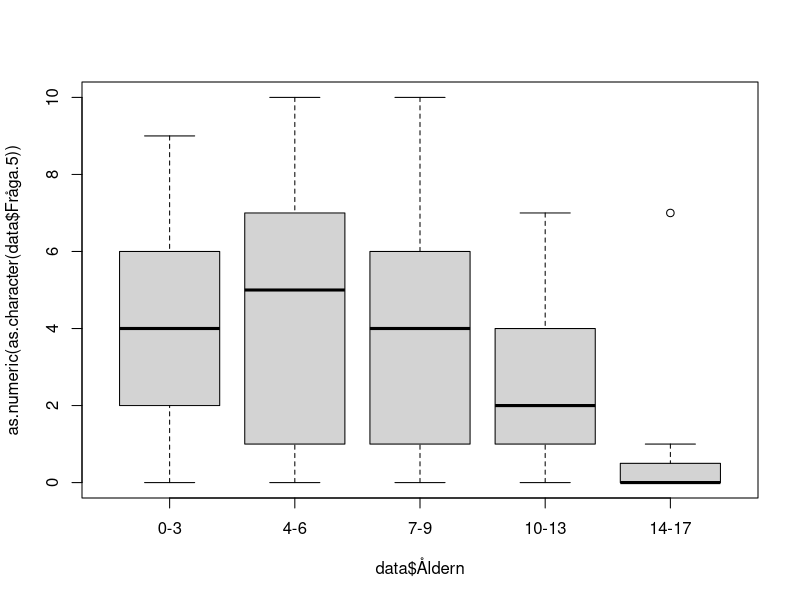
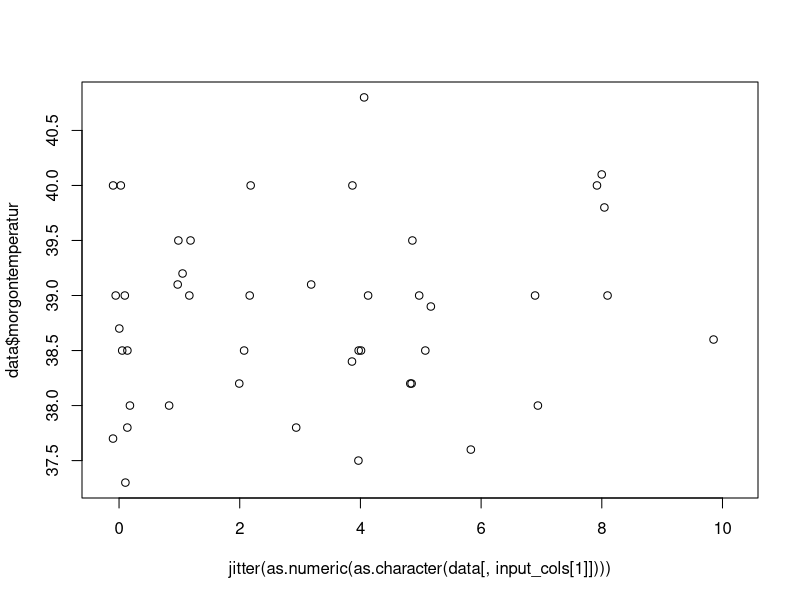

Recreate these plots in R, in order. (Note: this script raises an error after producing the figures.)
library(stringr)
data <- read.delim('Forschungsarbeit Auswehrtungstabelle 1.csv')
data$Förkylning <- factor(data$Förkylning)
data$Halsont <- factor(data$Halsont)
data$Feber <- factor(data$Feber)
data$Ont.i.öron <- factor(data$Ont.i.öron)
data$UVI <- factor(data$UVI)
data$Hosta <- factor(data$Hosta)
data$Kräkningar <- factor(data$Kräkningar)
data$Diarre <- factor(data$Diarre)
data$Magont <- factor(data$Magont)

data$morgontemperatur <-  as.numeric(str_replace( as.character( data$morgontemperatur), ',','.'))

data$Åldern <- factor( as.character(data$Åldern), levels=c('0-3','4-6','7-9','10-13','14-17' ))

save(data,file="data.RData")

plot( as.numeric(as.character(data$Fråga.5)) ~ data$Åldern)
anova(lm( as.numeric(data$Fråga.5) ~ data$Åldern))$"Pr(>F)"[1]
#[1] 1.06104e-05

input_cols <- c('Fråga.5','Fråga.6','Fråga.7','Fråga..8','Fråga..9','Fråga..10.VAS.CRP','Fråga..10.VAS.strep' )

run_annova <- function( colname ) {

	p.vals1 <- unlist(lapply( input_cols , function(cname) {
		anova(lm( as.numeric(as.character(data[,cname])) ~ data[,colname]))$"Pr(>F)"[1]
	} ))
	
	names(p.vals1) <- input_cols
	p.vals1

}

(p.vals1 <- run_annova('Åldern'))

#            Fråga.5             Fråga.6             Fråga.7            Fråga..8 
#       1.061040e-05        1.089857e-08        2.451278e-01        3.397947e-03 
#           Fråga..9   Fråga..10.VAS.CRP Fråga..10.VAS.strep 
#       1.092852e-07        5.611234e-22        3.930611e-07 

# surprisingly good p values here!

## and the extremely goof p values were an error...

# with the corrected script the p values look more reliable:
# the answe to the question: Does the age of the kids affect the answer to the questions:

#            Fråga.5             Fråga.6             Fråga.7            Fråga..8 
#       1.550308e-04        1.022504e-07        2.451278e-01        3.397947e-03 
#           Fråga..9   Fråga..10.VAS.CRP Fråga..10.VAS.strep 
#       1.092852e-07        8.848871e-05        7.102369e-01


#next what would I like to see?

#visual inspection of the plots like
plot( jitter(as.numeric(as.character(data[,input_cols[1]]))) , data$morgontemperatur)
# did show no effect of the temperature on the questions outcome.

temperature_corr <- NULL
for ( i in 1:length(input_cols)){
	t <- cor.test(as.numeric(as.character(data[,input_cols[i]])) , data$morgontemperatur)
	temperature_corr <- rbind(temperature_corr, c(t$estimate, t$p.value))
}
rownames(temperature_corr) <- input_cols 
colnames(temperature_corr) <- c('pearson rho','p value')

temperature_corr
#                      pearson rho   p value
#Fråga.5              0.1449602126 0.3478091
#Fråga.6              0.0471049719 0.7401870
#Fråga.7              0.0616241503 0.6611327
#Fråga..8             0.0313697722 0.8235475
#Fråga..9             0.0494208433 0.7252697
#Fråga..10.VAS.CRP   -0.0001261715 0.9995441
#Fråga..10.VAS.strep -0.0352295203 0.9283052

(p.vals.kön <- run_annova('kön'))
#            Fråga.5             Fråga.6             Fråga.7            Fråga..8 
#          0.9018953           0.9893636           0.3102917           0.4723559 
#           Fråga..9   Fråga..10.VAS.CRP Fråga..10.VAS.strep 
#          0.8700623           0.4540279           0.7181212

(p.vals.Förkylning <- run_annova('Förkylning'))
#            Fråga.5             Fråga.6             Fråga.7            Fråga..8 
#          0.6633117           0.8820971           0.1282242           0.4538891 
#           Fråga..9   Fråga..10.VAS.CRP Fråga..10.VAS.strep 
#          0.7845322           0.4689488           0.9719658 
(p.vals.Ont.i.öron <- run_annova('Ont.i.öron'))
#            Fråga.5             Fråga.6             Fråga.7            Fråga..8 
#         0.65299100          0.27232017          0.32673439          0.09375773 
#           Fråga..9   Fråga..10.VAS.CRP Fråga..10.VAS.strep 
#         0.90514744          0.12489450          0.46642420 
(p.vals.Hosta <- run_annova('Hosta'))
#            Fråga.5             Fråga.6             Fråga.7            Fråga..8 
#         0.32388528          0.34294922          0.43979613          0.03278197 
#           Fråga..9   Fråga..10.VAS.CRP Fråga..10.VAS.strep 
#         0.55829322          0.42841204          0.97432771 

## In other words - only the age of the child affects the pain results

## for all other questions I need more input.


## Now a pie chart for the 'BesöksUrsak'
data$BesöksUrsak <-  rep( '', nrow(data) )
for ( n in c( 6,7,8,10,11,12,13,14) ) {
	data$BesöksUrsak[which(data[,n] == 1)] <- paste( data$BesöksUrsak[which(data[,n] == 1)], colnames(data)[n])
}


## group that to more useful groups:
data$ManCause <- rep( '', nrow(data) )
oli <- NULL
oli <- c( oli , grep ( 'Hosta', data$BesöksUrsak ) )
oli <- c( oli , grep ( 'Halsont', data$BesöksUrsak ) )
oli <- c( oli , grep ( 'Ont.i.öron', data$BesöksUrsak ) )
oli <- c( oli , grep ( 'Förkylning', data$BesöksUrsak ) )
data$ManCause[unique(oli)] <- 'ÖLI'

data$ManCause[match(' Feber Diarre',data$BesöksUrsak)] <- 'GI'
data$ManCause[match(' Kräkningar Diarre',data$BesöksUrsak)] <- 'GI'
data$ManCause[which(is.na(match(data$BesöksUrsak," Diarre"))==F)] <- 'GI'

table( paste ( data$ManCause, data$BesöksUrsak ) )

data$ManCause[grep('UVI', data$BesöksUrsak )] <- 'UVI'

data$ManCause[which(is.na(match(data$BesöksUrsak," Feber"))==F)] <- 'oklart Feber'

data$ManCause[which(is.na(match(data$BesöksUrsak,"" ))==F)] <- 'ej angivna'

data$ManCause[which(is.na(match(data$ManCause,,"" ))==F)] <-  'ej angivna'


## oh great - the parents know how the kids react.
cor.test( as.numeric(as.character(data$Fråga..9)),  as.numeric(as.character(data$Fråga..10.VAS.CRP)) )

#	Pearson's product-moment correlation

#data:  as.numeric(as.character(data$Fråga..9)) and as.numeric(as.character(data$Fråga..10.VAS.CRP))
#t = 11.417, df = 65, p-value < 2.2e-16
#alternative hypothesis: true correlation is not equal to 0
#95 percent confidence interval:
# 0.7174187 0.8836752
#sample estimates:
#      cor 
#0.8168581 


#partent expect and kids feel the pain
cor.test( as.numeric(as.character(data$Fråga.6)),  as.numeric(as.character(data$Fråga..10.VAS.CRP)) )

#	Pearson's product-moment correlation

#data:  as.numeric(as.character(data$Fråga.6)) and as.numeric(as.character(data$Fråga..10.VAS.CRP))
#t = 7.9075, df = 65, p-value = 4.261e-11
#alternative hypothesis: true correlation is not equal to 0
#95 percent confidence interval:
# 0.5530345 0.8050265
#sample estimates:
#     cor 
#0.700223 

## and the parents see what they expected.
cor.test( as.numeric(as.character(data$Fråga.6)),  as.numeric(as.character(data$Fråga..9)) )

#	Pearson's product-moment correlation

#data:  as.numeric(as.character(data$Fråga.6)) and as.numeric(as.character(data$Fråga..9))
#t = 12.313, df = 152, p-value < 2.2e-16
#alternative hypothesis: true correlation is not equal to 0
#95 percent confidence interval:
# 0.6174964 0.7778674
#sample estimates:
#      cor 
#0.7066437 
#
#Warnmeldung:
#In cor.test(as.numeric(as.character(data$Fråga.6)), as.numeric(as.character(data$Fråga..9))) :
#  NAs durch Umwandlung erzeugt

summary(data$Åldern)/155 *100
#     0-3      4-6      7-9    10-13    14-17 
#38.70968 20.64516 13.54839 16.77419 10.32258 
pie(table(data$Åldern))

data$CRP <- rep('NO',nrow(data))
data$CRP[is.na(match(data$Fråga..10.VAS.CRP, 'na'))==T] <- 'Yes'

CRP <- data[which(data$CRP == 'Yes'),]
(table(paste(as.factor(CRP$CRP), CRP$Åldern)) / nrow(CRP) ) *100

#  Yes 0-3 Yes 10-13 Yes 14-17   Yes 4-6   Yes 7-9 
#43.697479 15.126050  7.563025 19.327731 14.285714 

# Show the numbers for Fråga..10.VAS.CRP for the age
res <- table(data$Åldern, data$Fråga..10.VAS.CRP)
res[ which(res == 0)] = '-'
write.table( res, file="Åldern_vs_Fråga10.VAS.CRP.xls", sep="\t" , quote=F)

#4-6 
mean(c(rep(0,3),rep(10,2),rep(2,5),rep(4,4),rep(5,4),rep(6,3),rep(7,1),rep(8,1)))
#[1] 4.304348
sd(c(rep(0,3),rep(10,2),rep(2,5),rep(4,4),rep(5,4),rep(6,3),rep(7,1),rep(8,1)))
#[1] 2.851392
#7-9
mean(c(rep(0,2),rep(10,1),rep(2,6),rep(3,2),rep(4,5),rep(6,1)))
#[1] 3.176471
sd(c(rep(0,2),rep(10,1),rep(2,6),rep(3,2),rep(4,5),rep(6,1)))
#[1] 2.324739
#10-13
mean(c(rep(0,10),rep(2,4),rep(4,3),rep(5,1)))
#[1] 1.388889
sd(c(rep(0,10),rep(2,4),rep(4,3),rep(5,1)))
#[1] 1.786844
#14-17
mean(c(rep(0,6),rep(2,3)))
#[1] 0.6666667
sd(c(rep(0,6),rep(2,3)))
#[1] 1



res2 <- table(data$Åldern, data$Fråga..9)
res2[ which(res2 == 0)] = '-'

#0-3
 mean(c(rep( 0,9),rep(1,5),rep(2,6),rep(3,7),rep(4,2),rep(5,5),rep(6,5),rep(7,8),rep(9,4),rep(10,2)))
#[1] 4.018868
 sd(c(rep( 0,9),rep(1,5),rep(2,6),rep(3,7),rep(4,2),rep(5,5),rep(6,5),rep(7,8),rep(9,4),rep(10,2)))
#[1] 3.06651
#4-6
mean(c(rep(0,7),rep(1,5),rep(2,4),rep(3,2),rep(4,4),rep(5,2),rep(6,4),rep(8,1),rep(10,3)))
#[1] 3.34375
sd(c(rep(0,7),rep(1,5),rep(2,4),rep(3,2),rep(4,4),rep(5,2),rep(6,4),rep(8,1),rep(10,3)))
#[1] 3.127499
#7-9
 mean(c(rep(0,7),rep(1,1),rep(2,3),rep(3,5),rep(4,2),rep(5,1),rep(6,1),rep(10,1)))
#[1] 2.428571
 sd(c(rep(0,7),rep(1,1),rep(2,3),rep(3,5),rep(4,2),rep(5,1),rep(6,1),rep(10,1)))
#[1] 2.521338
#10-13
mean(c(rep(0,9),rep(1,6),rep(2,4),rep(3,4),rep(4,3)))
#[1] 1.461538
 sd(c(rep(0,9),rep(1,6),rep(2,4),rep(3,4),rep(4,3)))
#[1] 1.420726
#14-17
mean(c(rep(0,11),rep(1,4),rep(3,1)))
#[1] 0.4375
sd (c(rep(0,11),rep(1,4),rep(3,1)))
#[1] 0.813941

res3 <- table(data$Åldern, data$Fråga..10.VAS.strep)
res3[ which(res3 == 0)] = '-'

#4-6
mean(c(rep(0,2),rep(10,1),rep(2,2),rep(4,1),rep(5,1),rep(6,2)))
#[1] 3.888889
sd(c(rep(0,2),rep(10,1),rep(2,2),rep(4,1),rep(5,1),rep(6,2)))
#[1] 3.25747
#7-9
mean(c(rep(0,2),rep(4,1),rep(6,1)))
#[1] 2.5
sd(c(rep(0,2),rep(4,1),rep(6,1)))
#[1] 3
#10-13
mean(c(rep(0,1),rep(1,2),rep(2,2),rep(4,3),rep(5,1),rep(6,1)))
#[1] 2.9
sd(c(rep(0,1),rep(1,2),rep(2,2),rep(4,3),rep(5,1),rep(6,1)))
#[1] 1.969207
#14-17
mean(c(rep(0,5),rep(10,1),rep(2,1),rep(6,1)))
#[1] 2.25
sd(c(rep(0,5),rep(10,1),rep(2,1),rep(6,1)))
#[1] 3.770184


data$CRP = is.na(as.numeric(as.character(data[,28])))==F
data$CRP[which(data[,28] =='x')] = TRUE

data$STREP = is.na(as.numeric(as.character(data[,29])))==F
data$STREP[which(data[,29] =='x')] = TRUE


mean_sd_age <- function(  column, age, crp=T ) {
	if ( crp ) {
		ids <- which(data[,'Åldern'] == age & data[,'CRP'] )
	}else{
		ids <- which(data[,'Åldern'] == age & data[,'STREP'] )
	}
	#browser()
	m = mean( as.numeric(as.character( data[ids,column] )))
	s = sd ( as.numeric(as.character( data[ids,column] )))
	c (m , s)
}

median_mad_age <- function( column, age, crp=T ) {
	if ( crp ) {
		ids <- which(data[,'Åldern'] == age & data[,'CRP'] )
	}else{
		ids <- which(data[,'Åldern'] == age & data[,'STREP'] )
	}
	#browser()
	m = median( as.numeric(as.character( data[ids,column] )))
	s = mad ( as.numeric(as.character( data[ids,column] )))
	c (m , s)
}

result_table <- function (column,  crp=T) {
	t <- NULL
	for ( n in levels(data[,'Åldern']) ) {
		t = rbind(t, median_mad_age ( column, n, crp ))
	}
	colnames(t) <- c( 'median', 'mad' )
	rownames(t) <- levels(data[,'Åldern'])
	t
}


 mean_sd_age( 'Fråga..9', '0-3', crp=T)
#[1] 4.384615 3.132085
 mean_sd_age( 'Fråga..9', '4-6', crp=T)
#[1] 3.130435 3.034714
 mean_sd_age( 'Fråga..9', '7-9', crp=T)
#[1] 2.470588 2.576763
 mean_sd_age( 'Fråga..9', '10-13', crp=T)
#[1] 1.444444 1.423427
 mean_sd_age( 'Fråga..9', '14-17', crp=T)
#[1] 0.3333333 0.5000000
 mean_sd_age( 'Fråga..9', '0-3', crp=F)
#[1] 6.000000 3.316625
 mean_sd_age( 'Fråga..9', '4-6', crp=F)
#[1] 3.888889 3.480102
 mean_sd_age( 'Fråga..9', '7-9', crp=F)
#[1] 2.250000 2.629956
 mean_sd_age( 'Fråga..9', '10-13', crp=F)
#[1] 1.700000 1.567021
 mean_sd_age( 'Fråga..9', '14-17', crp=F)
#[1] 0.500000 1.069045

plot( jitter(as.numeric(as.character(data$Fråga..9)),0.9), jitter( as.numeric(as.character(data$Fråga..10)),0.9))
cor.test( as.numeric(as.character(data$Fråga.6)),  as.numeric(as.character(data$Fråga..10)) )

#	Pearson's product-moment correlation

#data:  as.numeric(as.character(data$Fråga.6)) and as.numeric(as.character(data$Fråga..10))
#t = 7.5671, df = 93, p-value = 2.692e-11
#alternative hypothesis: true correlation is not equal to 0
#95 percent confidence interval:
# 0.4748496 0.7282514
#sample estimates:
#     cor 
#0.617314 


cor.test( as.numeric(as.character(data$Fråga..9)),  as.numeric(as.character(data$Fråga..10)) )

#	Pearson's product-moment correlation

#data:  as.numeric(as.character(data$Fråga..9)) and as.numeric(as.character(data$Fråga..10))
#t = 11.998, df = 93, p-value < 2.2e-16
#alternative hypothesis: true correlation is not equal to 0
#95 percent confidence interval:
# 0.6855800 0.8477917
#sample estimates:
#      cor 
#0.7794266 
#
#Warnmeldung:
#In cor.test.default(as.numeric(as.character(data$Fråga..9)), as.numeric(as.character(data#$Fråga..10))) :
#  NAs durch Umwandlung erzeugt

plot( as.numeric(as.character(data$Fråga..9[which(data$CRP)])) ~ data$Åldern[which(data$CRP)])
plot( as.numeric(as.character(data$Fråga..9[which(data$STREP)])) ~ data$Åldern[which(data$STREP)])

plot( as.numeric(as.character(data$Fråga..10[which(data$CRP)])) ~ data$Åldern[which(data$CRP)])
plot( as.numeric(as.character(data$Fråga..10[which(data$STREP)])) ~ data$Åldern[which(data$STREP)])


#t.test( as.numeric(as.character(data$kön
id_f =which(data$kön == 'f' & data$Åldern != '10-13')
id_p =which(data$kön == 'p' & data$Åldern != '10-13')

t.test( as.numeric(as.character(data$Fråga..10[id_f])), as.numeric(as.character(data$Fråga..10[id_p])))


#	Welch Two Sample t-test

#data:  as.numeric(as.character(data$Fråga..10[id_f])) and as.numeric(as.character(data$Fråga..10[id_p]))
#t = 0.22983, df = 39.934, p-value = 0.8194
#alternative hypothesis: true difference in means is not equal to 0
#95 percent confidence interval:
# -1.366913  1.717668
#sample estimates:
#mean of x mean of y 
# 3.365854  3.190476 

#Warnmeldungen:
#1: In t.test(as.numeric(as.character(data$Fråga..10[id_f])), as.numeric(as.character(data$Fråga..10[id_p]))) :
#  NAs durch Umwandlung erzeugt
#2: In t.test.default(as.numeric(as.character(data$Fråga..10[id_f])),  :
#  NAs durch Umwandlung erzeugt


plot( as.numeric(as.character(data$Fråga..9)) ~ data$tidigare_provatgning, 
	ylab="Fråga 9",xlab="tidigare provtagning")

plot( as.numeric(as.character(data$Fråga..10)) ~ data$tidigare_provatgning, 
	ylab="Fråga 10",xlab="tidigare provtagning")

##2017_08_30

cor.test( as.numeric(as.character(data$Fråga.7)) , as.numeric(as.character(data$Fråga..9)))


#	Pearson's product-moment correlation

#data:  as.numeric(as.character(data$Fråga.7)) and as.numeric(as.character(data$Fråga..9))
#t = -0.53347, df = 153, p-value = 0.5945
#alternative hypothesis: true correlation is not equal to 0
#95 percent confidence interval:
# -0.1993821  0.1153435
#sample estimates:
#        cor 
#-0.04308823 

cor.test( as.numeric(as.character(data$Fråga.7)) , as.numeric(as.character(data$Fråga..10)))

#	Pearson's product-moment correlation

#data:  as.numeric(as.character(data$Fråga.7)) and as.numeric(as.character(data$Fråga..10))
#t = -0.3933, df = 93, p-value = 0.695
#alternative hypothesis: true correlation is not equal to 0
#95 percent confidence interval:
# -0.2403184  0.1621254
#sample estimates:
#        cor 
#-0.04074907 


cor.test( as.numeric(as.character(data$Fråga.6)) , as.numeric(as.character(data$Fråga..10)))

#	Pearson's product-moment correlation

#data:  as.numeric(as.character(data$Fråga.6)) and as.numeric(as.character(data$Fråga..10))
#t = 7.5671, df = 93, p-value = 2.692e-11
#alternative hypothesis: true correlation is not equal to 0
#95 percent confidence interval:
# 0.4748496 0.7282514
#sample estimates:
#     cor 
#0.617314 


cor.test( as.numeric(as.character(data$Fråga..9)) , as.numeric(as.character(data$Fråga..10)))

#	Pearson's product-moment correlation

#data:  as.numeric(as.character(data$Fråga..9)) and as.numeric(as.character(data$Fråga..10))
#t = 11.998, df = 93, p-value < 2.2e-16
#alternative hypothesis: true correlation is not equal to 0
#95 percent confidence interval:
# 0.6855800 0.8477917
#sample estimates:
#      cor 
#0.7794266 

plot( jitter(as.numeric(as.character(data$Fråga..9))) , jitter(as.numeric(as.character(data$Fråga..10))))

#And now the pupulation analysis...

summary(data)

#    Enkätnr        Åldern   kön     Antal.barn.i.familjen Mama.papa.närstående
# Min.   :  1.0   0-3  :60   f :87   1 :20                 m :103              
# 1st Qu.: 39.5   4-6  :32   na:13   2 :47                 mp:  4              
# Median : 78.0   7-9  :21   p :55   3 :17                 n :  5              
# Mean   : 78.0   10-13:26           4 : 1                 na:  4              
# 3rd Qu.:116.5   14-17:16           5 : 1                 p : 39              
# Max.   :155.0                      na:69                                     
                                                                              
# Förkylning Halsont Feber  morgontemperatur Ont.i.öron UVI     Hosta 
# 0:90       0:98    0:74   Min.   :37.30    0:140      0:150   0:96  
# 1:65       1:57    1:81   1st Qu.:38.20    1: 15      1:  5   1:59  
#                           Median :39.00                             
#                           Mean   :38.82                             
#                           3rd Qu.:39.50                             
#                           Max.   :40.80                             
#                           NA's   :102                               
# Kräkningar Diarre  Magont  Fråga.2a..J.N Fråga.2b.J.N
# 0:153      0:150   0:133   j:132         j :89       
# 1:  2      1:  5   1: 22   n: 23         n :56       
#                                          na:10       
                                                      
                                                      
                                                      
                                                      
# Fråga.3...1.schlechter..0.unverändert...1.besser. Fråga.4a.N.J Fråga.4a..Antal
# 0 :77                                             j :117       na     :105    
# 1 :24                                             n : 25       3      : 12    
# -1:53                                             na: 13       2      : 10    
# na: 1                                                          1      :  8    
#                                                                5      :  8    
#                                                                10     :  4    
#                                                                (Other):  8    
# Fråga.4bN.J   X4b.Antal      Fråga.5      Fråga.6      Fråga.7      
# j :97       na     :113   0      :31   0      :29   Min.   : 0.000  
# n :30       1      : 17   na     :18   5      :22   1st Qu.: 0.000  
# na:28       2      :  9   1      :16   1      :19   Median : 1.000  
#             3      :  6   5      :16   3      :19   Mean   : 2.206  
#             4      :  3   2      :14   4      :15   3rd Qu.: 3.000  
#             5      :  3   3      :14   2      :13   Max.   :10.000  
#             (Other):  4   (Other):46   (Other):38                   
#    Fråga..8         Fråga..9      Fråga..10.VAS.CRP Fråga..10.VAS.strep
# Min.   : 0.000   Min.   : 0.000   x      :52        na     :113        
# 1st Qu.: 0.000   1st Qu.: 0.000   na     :36        x      : 11        
# Median : 1.000   Median : 2.000   0      :21        0      : 10        
# Mean   : 2.219   Mean   : 3.045   2      :18        2      :  5        
# 3rd Qu.: 4.000   3rd Qu.: 5.000   4      :12        4      :  5        
# Max.   :10.000   Max.   :10.000   5      : 5        6      :  5        
#                                   (Other):11        (Other):  6        
#    CRP            STREP           Fråga..10  tidigare_provatgning
# Mode :logical   Mode :logical   x      :60   no : 22             
# FALSE:36        FALSE:113       0      :30   yes:133             
# TRUE :119       TRUE :42        2      :22                       
# NA's :0         NA's :0         4      :16                       
#                                 6      : 9                       
#                                 5      : 7                       
#                                 (Other):11                       
# tidigare_provatgning_binary
# Mode :logical              
# FALSE:22                   
# TRUE :133                  
# NA's :0       

## drop the double tested childreen:
data2 <- data[-which(data$STREP & data$CRP),]
cor.test( as.numeric(as.character(data2$Fråga..9)) , as.numeric(as.character(data2$Fråga..10)))

#	Pearson's product-moment correlation

#data:  as.numeric(as.character(data2$Fråga..9)) and as.numeric(as.character(data2$Fråga..10))
#t = 12.254, df = 90, p-value < 2.2e-16
#alternative hypothesis: true correlation is not equal to 0
#95 percent confidence interval:
# 0.6991314 0.8567807
#sample estimates:
#     cor 
#0.790722 

#Warnmeldung:
#In cor.test.default(as.numeric(as.character(data2$Fråga..9)), as.numeric(as.character(data2$Fråga..10))) :
#  NAs durch Umwandlung erzeugt

# If anything the data gets better - so we do not really care aboput that.


round(table(data$Åldern) / sum(table(data$Åldern)) * 100 ,1)
#  0-3   4-6   7-9 10-13 14-17 
# 38.7  20.6  13.5  16.8  10.3 

pdf( file="Age_pie.pdf", width=6, height=6)
pie(x=table(data$Åldern), clockwise=T, col=rainbow(5))
dev.off()

table(data$Fråga.2a..J.N) / 155 * 100
#       j        n 
#85.16129 14.83871

apply( data[,c('Kräkningar','Diarre','Magont')],1, function (x) sum(as.numeric(as.character(x))))

data$illnes = ''

for (n in colnames(data)[c(6,7,8,10,11,12,13,14,15)]){
	ids = which(data[,n] == 1)
	data$illnes[ids] = paste( data$illnes[ids], n)
}


## day 2017-08-31
## kids in the family - any influence on pain?
only_1 <- which(as.numeric(as.character(data$Antal.barn.i.familjen)) == 1 )
more_than_1 <- which(as.numeric(as.character(data$Antal.barn.i.familjen)) > 1 )

boxplot( as.numeric(as.character(data$Fråga..9))[only_1], as.numeric(as.character(data$Fråga..9))[more_than_1])

 t.test( as.numeric(as.character(data$Fråga..9))[only_1], as.numeric(as.character(data$Fråga..9))[more_than_1])

#	Welch Two Sample t-test

#data:  as.numeric(as.character(data$Fråga..9))[only_1] and as.numeric(as.character(data$Fråga..9))#[more_than_1]
#t = 1.2734, df = 29.317, p-value = 0.2129
#alternative hypothesis: true difference in means is not equal to 0
#95 percent confidence interval:
# -0.598901  2.577689
#sample estimates:
#mean of x mean of y 
# 3.550000  2.560606 

wilcox.test( as.numeric(as.character(data$Fråga..9))[only_1], as.numeric(as.character(data$Fråga..9))[more_than_1])

#	Wilcoxon rank sum test with continuity correction

#data:  as.numeric(as.character(data$Fråga..9))[only_1] and as.numeric(as.character(data$Fråga..9))[more_than_1]
#W = 779.5, p-value = 0.2127
#alternative hypothesis: true location shift is not equal to 0

boxplot( as.numeric(as.character(data$Fråga..10))[only_1], as.numeric(as.character(data$Fråga..10))[more_than_1])

t.test( as.numeric(as.character(data$Fråga..10))[only_1], as.numeric(as.character(data$Fråga..10))[more_than_1])

#	Welch Two Sample t-test

#data:  as.numeric(as.character(data$Fråga..10))[only_1] and as.numeric(as.character(data#$Fråga..10))[more_than_1]
#t = 0.2117, df = 11.975, p-value = 0.8359
#alternative hypothesis: true difference in means is not equal to 0
#95 percent confidence interval:
# -1.897599  2.305932
#sample estimates:
#mean of x mean of y 
# 2.600000  2.395833 

wilcox.test( as.numeric(as.character(data$Fråga..10))[only_1], as.numeric(as.character(data$Fråga..10))[more_than_1])

#	Wilcoxon rank sum test with continuity correction

#data:  as.numeric(as.character(data$Fråga..10))[only_1] and as.numeric(as.character(data$Fråga..10))[more_than_1]
#W = 244.5, p-value = 0.9321
#alternative hypothesis: true location shift is not equal to 0

two_group <- function ( data1, data2 ) {
	d <- vector('numeric', 1000)
        s <- vector('numeric', 1000)
	for ( i in 1:1000 ) {
		t <- wilcox.test( jitter(data1), jitter(data2) )
		d[i] <- t$p.value
		s[i] <- t$statistic
	}
	list( mean.p.value =mean (d), mean.statistics=mean(s))
}

two_group( as.numeric(as.character(data$Fråga..9))[only_1], as.numeric(as.character(data$Fråga..9))[more_than_1])
#$mean.p.value
#[1] 0.2321051

#$mean.statistics
#[1] 779.902


two_group( as.numeric(as.character(data$Fråga..10))[only_1], as.numeric(as.character(data$Fråga..10))[more_than_1] )
#$mean.p.value
#[1] 0.7956872

#$mean.statistics
#[1] 244.338


mean_cor_test <- function (colA, colB,  method="pearson" ) {
	d <- vector('numeric', 1000)
	r <- vector('numeric', 1000)
	for ( i in 1:1000 ) {
		t  <- cor.test( 
			jitter(as.numeric(as.character(data[, colA]))), 
			jitter(as.numeric(as.character(data[, colB]))),
			method=method
		)
		d[i] <- t$p.value
		r[i] <- t$estimate
	}
	list( mean.p.value =mean (d), mean.estimate=mean(r))
}

mean_cor_test( 'Fråga..8', 'Fråga..10')
#$mean.p.value
#[1] 1.435407e-12

#$mean.estimate
#[1] 0.6477754

#Es gab 50 oder mehr Warnungen (Anzeige der ersten 50 mit warnings())
mean_cor_test( 'Fråga..8', 'Fråga..9')
#$mean.p.value
#[1] 1.582381e-12
#
#$mean.estimate
#[1] 0.5292124


 mean_cor_test( 'Fråga..8', 'Fråga..9', 'spearman')
#$mean.p.value
#[1] 1.126521e-08

#$mean.estimate
#[1] 0.4704633

 mean_cor_test( 'Fråga..8', 'Fråga..10', 'spearman')
#$mean.p.value
#[1] 1.464139e-08

#$mean.estimate
#[1] 0.5748656

#Es gab 50 oder mehr Warnungen (Anzeige der ersten 50 mit warnings())

t = read.delim('all_data.csv', sep=';') # manually changed diagnos
DIAGNOS <- as.character(t[,36])
data$Diagnos = factor( str_replace(DIAGNOS, "^ ", "" ), levels=c("GI", "Isolerad feber", "Luftvägssymtom", "Luftvägssymtom+UVI", "UVI" ))


round(table(data$Diagnos) / sum( table(data$Diagnos) ) * 100,1)

#                GI     Isolerad feber     Luftvägssymtom Luftvägssymtom+UVI 
#              10.1               10.1               75.8                1.3 
#               UVI 
#               2.7 



# 2017-09-01

# Könsfördelningen + Diagram i Åldersgruppen


Plot = function (p, file ) {
	pdf(file=paste("../figures/",file,'.pdf',sep=''), width=4, height=4)
	print(p)
	dev.off()
	png(file=paste("../figures/",file,'.png',sep=''), width=600, height=600)
	print(p)
	dev.off()
}


data$data.9 <- as.numeric(as.character(data$Fråga..9))
data$data.10 <- as.numeric(as.character(data$Fråga..10))

data$tidigare_provtagning = FALSE
data$tidigare_provtagning[unique(c(
	which(data$Fråga.4a.N.J=='j'),
	which(data$Fråga.4bN.J=='j')
	))] = TRUE

CRP <- data[which(data$CRP),]
STREP <- data[which(data$STREP),]


library(reshape2)

ag <- table(data$kön , data$Åldern)
ag <- ag[-2,]
ag_melted = melt(ag)
colnames(ag_melted) <- c('kön', 'Ålder','value')

pl = ggplot(data=ag_melted, 
	aes (x=ag_melted$'Ålder', y=ag_melted$'value', fill=ag_melted$'kön')
     ) +
geom_bar(stat="identity", color="black", position=position_dodge())+
theme_minimal()
pl = pl + xlab('Ålder') + ylab('patient [n]') + labs(fill = "Kön")
	
Plot( pl, 'Åldersfördelning_kön')

write.table(ag_melted, file="../tables/Åldersfördelning_kön.xls", sep="\t", quote=F,row.names=F)


## Åldersfördelning_ tidigare provtagning

ta <- table(data$tidigare_provtagning , data$Åldern)

write.table(ta, file="tables/provtagning_age.tab", sep="\t",quote=F)
d <- read.delim("tables/provtagning_age.tab")
colnames(d) <- colnames(ta)
d = rbind(d, d[1,] / ( d[1,] +d[2,]) *100)
d = rbind(d, d[2,] / ( d[1,] +d[2,]) *100)

rownames(d) <- c('No','Yes', 'No [%]', 'Yes [%]' )

d = cbind( measure=rownames(d), d)


ta_melted = melt(d[4:3,])
ta_melted[,1] <- factor( as.character(ta_melted[,1]), levels=c('Yes [%]','No [%]'))

colnames(ta_melted) <- c( 'tidigare_provtagning', 'Ålder', 'value')

pl = ggplot(data=ta_melted, 
	aes (x=Ålder, y=value, fill=tidigare_provtagning)
     ) +
geom_bar(stat="identity", color="black", position=position_dodge())+
#geom_bar(stat="identity", color="black")+
theme_minimal()
pl = pl + xlab('Ålder') + ylab('patient [%]') + labs(fill = "tidigare provtagning")
#pl = pl + scale_fill_manual(values=c('green','lightgray'))

Plot(pl, 'Åldersfördelning_tidigare provtagning')

write.table(ta_melted, file="../tables/Åldersfördelning_tidigare provtagning.xls", sep="\t", quote=F,row.names=F)


#Total %
summary(data$tidigare_provtagning)
#   Mode   FALSE    TRUE    NA's 
#logical      22     133       0 

133/ (133+22) *100
#[1] 85.80645


# Diagramm boxplot Fråga..9 and Fråga..10 STREP, CRP and all



Plot(ggplot(data, aes( Åldern, data.9 )) +geom_boxplot() +ylab('') +
	scale_y_continuous(breaks=c(0,2,4,6,8, 10)),
	'Question_9_all' )


Plot(ggplot(CRP, aes( Åldern, data.9 )) +geom_boxplot() +ylab('')+
	scale_y_continuous(breaks=c(0,2,4,6,8, 10)),
	'Question_9_CRP' )

Plot(ggplot(STREP, aes( Åldern, data.9 )) +geom_boxplot() +ylab('')+
	scale_y_continuous(breaks=c(0,2,4,6,8, 10)),
	'Question_9_STREP' )


## question 10

Plot(ggplot(data, aes( Åldern, data.10 )) +geom_boxplot(na.rm = TRUE) +ylab('')+
	scale_y_continuous(breaks=c(0,2,4,6,8, 10)),
	'Question_10_all' )


Plot(ggplot(CRP, aes( Åldern, data.10 )) +geom_boxplot() +ylab('')+
	scale_y_continuous(breaks=c(0,2,4,6,8, 10)),
	'Question_10_CRP' )

Plot(ggplot(STREP, aes( Åldern, data.10 )) +geom_boxplot() +ylab('')+
	scale_y_continuous(breaks=c(0,2,4,6,8, 10)),
	'Question_10_STREP' )


## question 8

Plot(ggplot(data, aes( Åldern, Fråga..8 )) +geom_boxplot(na.rm = TRUE) +ylab('')+
	scale_y_continuous(breaks=c(0,2,4,6,8, 10)),
	'Question_8_all' )


Plot(ggplot(CRP, aes( Åldern, Fråga..8 )) +geom_boxplot() +ylab('')+
	scale_y_continuous(breaks=c(0,2,4,6,8, 10)),
	'Question_8_CRP' )

Plot(ggplot(STREP, aes( Åldern, Fråga..8 )) +geom_boxplot() +ylab('')+
	scale_y_continuous(breaks=c(0,2,4,6,8, 10)),
	'Question_8_STREP' )


## sum up all statistics that have been run and should/could end up in the final document


mean_cor_test <- function (colA, colB,  method="pearson" ) {
	d <- vector('numeric', 1000)
	r <- vector('numeric', 1000)
	#plot one
	data1 <- as.numeric(as.character(data[, colA]))
	data2 <- as.numeric(as.character(data[, colB]))
	d <- cbind( x=jitter(data1), y=jitter(data2))
	ids <- unique(sort (c(which( is.na(d[,1])),which( is.na(d[,2])) )))
	if ( length(ids) > 0 ){
		d <- d[-ids,]
	}
	p <- ggplot(data.frame(d), aes(x=x,y=y) ) + geom_point()
	p <- p + xlab(colA) + ylab(colB)
	p <- p + scale_y_continuous(breaks=c(0,2,4,6,8, 10)) + scale_x_continuous(breaks=c(0,2,4,6,8, 10))

	fn = str_replace_all(make.names( paste("correlation", make.names(c(colA, colB)), collapse=" ")), "\\.+","_")
	Plot( p,  fn )

	for ( i in 1:1000 ) {
		t  <- cor.test( 
			jitter(data1), 
			jitter(data2),
			method=method
		)
		d[i] <- t$p.value
		r[i] <- t$estimate
	}
	list( test=paste(method, 'n=1000'), comparing = paste( colA, colB, sep=" vs. "), mean.p.value =mean (d), mean.estimate=mean(r), mean.statistics="only two group comparisons", figure=fn)
}

two_group <- function ( data1, data2, colA, colB ) {
	d <- vector('numeric', 1000)
        s <- vector('numeric', 1000)
	## plot one
	d <- t(data.frame(lapply( data1, function(x) { c( colA, x) } ) ))
	d <- rbind(d, t(data.frame(lapply( data2, function(x) { c( colB, x) } ) )) )
	d[,2] <- as.numeric(as.character(d[,2]))
	rownames(d) <- 1:nrow(d)
	colnames(d) <- c( 'variable', 'value')
	d <- data.frame(d)
	d[,2]<- as.numeric(as.character(d[,2]))
	p <- ggplot(d , aes( variable, value)) +geom_boxplot()
	p <- p + xlab('') + ylab('') + scale_y_continuous(breaks=c(0,2,4,6,8, 10))

	fn = str_replace_all(make.names( paste("wilcox.test", make.names(c(colA, colB)), collapse=" ")), "\\.+","_")
	Plot( p,  fn )

	for ( i in 1:1000 ) {
		t <- wilcox.test( jitter(data1), jitter(data2) )
		d[i] <- t$p.value
		s[i] <- t$statistic
	}
	list(test='wilcox.test n=1000', comparing = paste( colA, colB, sep=" vs. "),  mean.p.value =mean (d),mean.estimate="Only correlations", mean.statistics=mean(s), figure=fn)
}

library(ggplot2)
library(reshape2)
library(stringr)

stat_results = NULL

stat_results = rbind( stat_results, mean_cor_test('Fråga.6', 'Fråga..9', 'spearman') )
stat_results = rbind( stat_results,mean_cor_test('Fråga.6', 'Fråga..10.VAS.CRP', 'spearman') )
stat_results = rbind( stat_results,mean_cor_test('Fråga.6', 'Fråga..10.VAS.strep', 'spearman') )
stat_results = rbind( stat_results,mean_cor_test('Fråga.6', 'Fråga..10', 'spearman') )

stat_results = rbind( stat_results,mean_cor_test('Fråga.7', 'Fråga..9', 'spearman') )
stat_results = rbind( stat_results,mean_cor_test('Fråga.7', 'Fråga..10.VAS.CRP', 'spearman') )
stat_results = rbind( stat_results,mean_cor_test('Fråga.7', 'Fråga..10.VAS.strep', 'spearman') )
stat_results = rbind( stat_results,mean_cor_test('Fråga.7', 'Fråga..10', 'spearman') )

stat_results = rbind( stat_results,mean_cor_test('Fråga..8', 'Fråga..9', 'spearman') )
stat_results = rbind( stat_results,mean_cor_test('Fråga..8', 'Fråga..10.VAS.CRP', 'spearman') )
stat_results = rbind( stat_results,mean_cor_test('Fråga..8', 'Fråga..10.VAS.strep', 'spearman') )
stat_results = rbind( stat_results,mean_cor_test('Fråga..8', 'Fråga..10', 'spearman') )

stat_results = rbind( stat_results,mean_cor_test( 'Fråga..9', 'Fråga..10.VAS.CRP', 'spearman') )
stat_results = rbind( stat_results,mean_cor_test( 'Fråga..9', 'Fråga..10.VAS.strep', 'spearman') )
stat_results = rbind( stat_results,mean_cor_test('Fråga..9', 'Fråga..10', 'spearman') )


stat_results = rbind( stat_results,
	two_group( as.numeric(as.character(data$Fråga..9))[only_1], 
		as.numeric(as.character(data$Fråga..9))[more_than_1],
		'Fråga 9 Antal barn i familien = 1',
		'Fråga 9 Antal barn i familien > 1'
	)
)

stat_results = rbind( stat_results,
	two_group( as.numeric(as.character(data$Fråga..10))[only_1], 
		as.numeric(as.character(data$Fråga..10))[more_than_1],
		'Fråga 10 Antal barn i familien = 1',
		'Fråga 10 Antal barn i familien > 1'
	)
) 

id_f =which(data$kön == 'f' & data$Åldern != '10-13')
id_p =which(data$kön == 'p' & data$Åldern != '10-13')

stat_results = rbind( stat_results, 
	two_group( 
		as.numeric(as.character(data$Fråga..10[id_f])), 
		as.numeric(as.character(data$Fråga..10[id_p])),
		'Fråga 10 flickor',
		'Fraga 10 pojkar'
	)
)


write.table( stat_results, file='../tables/AllStatResults.xls', row.names=F, quote=F, sep='\t')

# while writing the document we came accross more questions:
# did the sex of the parents that were in with the kid have an effect on there expectations?

(s = table(data[,c(5,17)] )[-c(2:4),-3])
#                    Fråga.2b.J.N
#Mama.papa.närstående  j  n
#                  m  61 34
#                  p  20 18

pdf( file="../figures/Chisq_parents_sex_vs_F2b.pdf", width=6, height=6)
plot( s )
dev.off()

(t = chisq.test(s))

#	Pearson's Chi-squared test with Yates' continuity correction

#data:  s
#X-squared = 1.0807, df = 1, p-value = 0.2985

stat_results <- rbind( stat_results, c('chisq.test', 'Childs sex vs f2b', t$p.value, 'not used here', t$statistic, 'Chisq_parents_sex_vs_F2b.pdf' ) )


s = table(data[,c(3,17)] )[-2,-3]
#   Fråga.2b.J.N
#kön  j  n
#  f 53 31
#  p 30 21

pdf( file="../figures/Chisq_childs_sex_vs_F2b.pdf", width=6, height=6)
plot( s )
dev.off()

t = chisq.test(s)


stat_results <- rbind( stat_results, c('chisq.test', 'Childs sex vs f2b', t$p.value, 'not used here', t$statistic, 'Chisq_childs_sex_vs_F2b.pdf' ) )


#	Pearson's Chi-squared test with Yates' continuity correction
#data:  s
#X-squared = 0.097402, df = 1, p-value = 0.755


#s = table(data[,c(3,18)] )[-2,-4]
##   Fråga.3...1.schlechter..0.unverändert...1.besser.
##kön  0  1 -1
##  f 51  8 27
##  p 22 12 21
#
#t = chisq.test( s )
#
##	Pearson's Chi-squared test
##data:  t(s)
##X-squared = 6.5727, df = 2, p-value = 0.03739



# did the allmänstillstand of the kid affect the parents whish to get the test made?
s = table(data[,17:18])[-3,-4]
#            Fråga.3...1.schlechter..0.unverändert...1.besser.
#Fråga.2b.J.N  0  1 -1
#           j 47 11 30
#           n 26  9 21

t = chisq.test( s )

#	Pearson's Chi-squared test

#data:  table(data[, 17:18])[-3, -4]
#X-squared = 0.75553, df = 2, p-value = 0.6854

pdf( file="../figures/Chisq_F2_vs_F3.pdf", width=6, height=6)
plot( s )
dev.off()

stat_results <- rbind( stat_results, c('chisq.test', 'Fråga2b.JN vs Verlopp f3', t$p.value, 'not used here', t$statistic, 'Chisq_F2_vs_F3.pdf' ) )



write.table( stat_results, file='../tables/AllStatResults.xls', row.names=F, quote=F, sep='\t')

data$Åldern_numeric <- as.numeric(data$Åldern)

stat_results = rbind( stat_results,mean_cor_test('Åldern_numeric', 'data.9',  method="spearman" ) )
stat_results = rbind( stat_results,mean_cor_test('Åldern_numeric', 'data.10',  method="spearman" ) )
